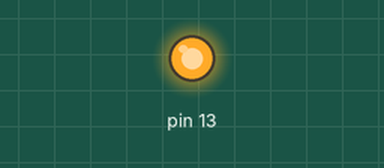
Simulated run of this sketch. Board: Arduino Uno, built with avr-gcc and run on an emulated ATmega328P. Parts: output pins drawn as LEDs (lit = HIGH).

Above: at 2.5 s.
At 6.0 s:
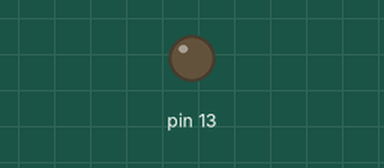
Timing chart, 0 to 9.1 s (numbered marks = the images above):
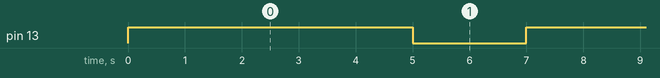

The sketch:

RELAY.ino
```cpp
// the setup function runs once when you press reset or power the board
void setup() {
  // initialize digital pin 13 as an output.
  pinMode(13, OUTPUT);// chân điều khiển relay là chân GIPO13 ( D7)
}

// the loop function runs over and over again forever
void loop() {
  digitalWrite(13, HIGH);   // turn the RELAY on
  delay(5000);              // wait for  5 second
  digitalWrite(13, LOW);    // turn the RELAY off
  delay(2000);              // wait for  2 second
}
```

Measured:
- by itself, pin 13: alternates HIGH for 5.0 s and LOW for 2.0 s
